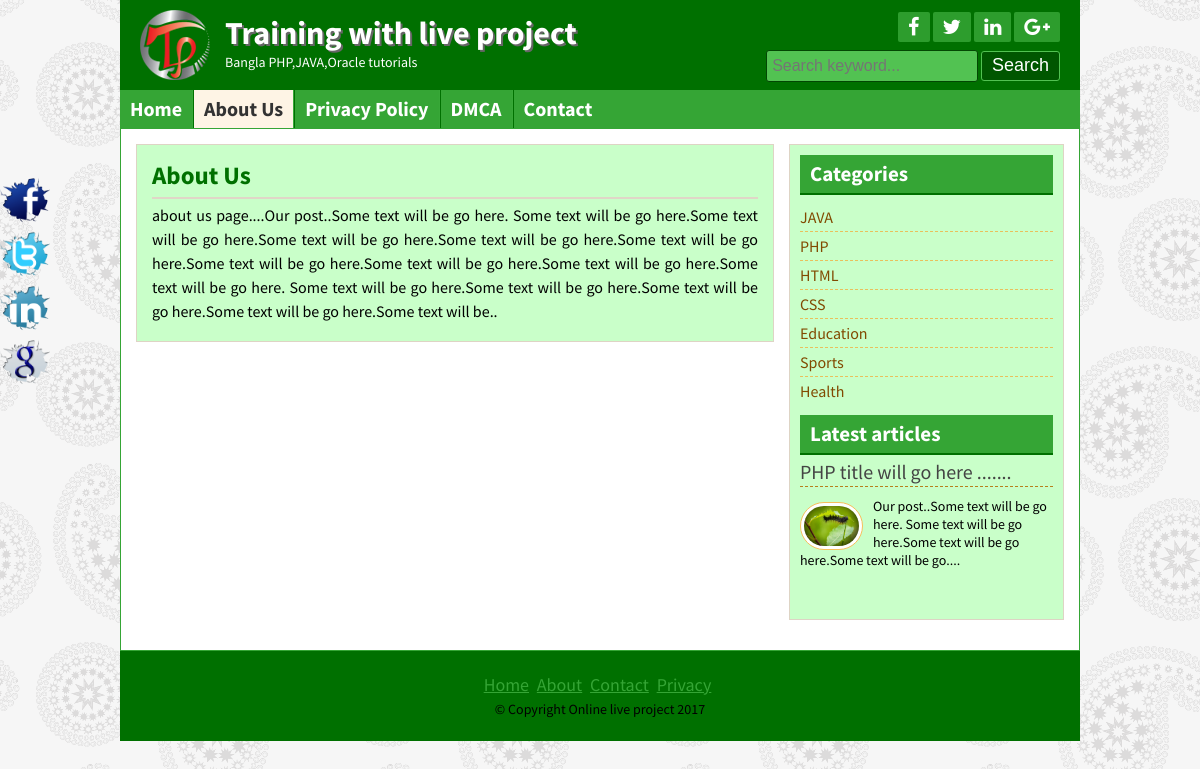
Page /page.php?pageid=1 on the committed database.
### tables this page shows
CREATE TABLE IF NOT EXISTS `tittle_slogan` (
  `id` int(11) NOT NULL AUTO_INCREMENT,
  `title` varchar(255) NOT NULL,
  `slogan` varchar(255) NOT NULL,
  `logo` varchar(255) NOT NULL,
  PRIMARY KEY (`id`)
);

CREATE TABLE IF NOT EXISTS `tbl_social` (
  `id` int(11) NOT NULL AUTO_INCREMENT,
  `fb` varchar(255) NOT NULL,
  `tw` varchar(255) NOT NULL,
  `ln` varchar(255) NOT NULL,
  `gp` varchar(255) NOT NULL,
  PRIMARY KEY (`id`)
);

CREATE TABLE IF NOT EXISTS `tbl_page` (
  `id` int(11) NOT NULL AUTO_INCREMENT,
  `name` varchar(255) NOT NULL,
  `body` text NOT NULL,
  PRIMARY KEY (`id`)
);

CREATE TABLE IF NOT EXISTS `tbl_category` (
  `id` int(11) NOT NULL AUTO_INCREMENT,
  `name` varchar(50) NOT NULL,
  PRIMARY KEY (`id`)
);

CREATE TABLE IF NOT EXISTS `tbl_post` (
  `id` int(11) NOT NULL AUTO_INCREMENT,
  `cat` int(11) NOT NULL,
  `title` varchar(255) NOT NULL,
  `body` text NOT NULL,
  `image` varchar(255) NOT NULL,
  `author` varchar(50) NOT NULL,
  `tags` varchar(255) NOT NULL,
  `date` timestamp NOT NULL DEFAULT CURRENT_TIMESTAMP,
  `userid` int(11) NOT NULL,
  PRIMARY KEY (`id`)
);

CREATE TABLE IF NOT EXISTS `tbl_footer` (
  `id` int(11) NOT NULL AUTO_INCREMENT,
  `note` varchar(255) NOT NULL,
  PRIMARY KEY (`id`)
);

### lib/Database.php (called while the page is built, shortened)
<?php
Class Database{
	public $host   = DB_HOST;
	public $user   = DB_USER;
	public $pass   = DB_PASS;
	public $dbname = DB_NAME;
	public $link;
	private function connectDB(){
	$this->link = new mysqli($this->host, $this->user, $this->pass, $this->dbname);
 }
	public function select($query){
		$result = $this->link->query($query) or die($this->link->error.__LINE__);
		if($result->num_rows > 0){
			return $result;
		} else {
			return false;
		}
	}
}

### helpers/Format.php (called while the page is built, shortened)
<?php
 class Format{
   public function textShorten($text,$limit=400){
    $text=$text."";
    $text=substr($text,0,$limit);
    $text=substr($text,0,strrpos($text, ' '));
    $text=$text."....";
    return $text;
   }
 }
?>

### page.php (the view)
<?php include "inc/header.php"; ?>
 <?php
         $pageid=mysqli_real_escape_string($db->link,$_GET['pageid']);
         if (!isset($pageid) || $pageid==NULL ) {
  	     header("Location:404.php");
         }else{
            $id=$pageid;
         }
   ?>
                 <?php
                      $query="select * from tbl_page where id='$id'";
                      $pages=$db->select($query);
                      if ($pages) {
                        while ($result=$pages->fetch_assoc()) {
                  ?>
	<div class="contentsection contemplete clear">
		<div class="maincontent clear">
			<div class="about">
				<h2><?php echo $result['name']; ?></h2>
				<?php echo $result['body']; ?>
	</div>
		</div>
 <?php } } else{header("Location:404.php");} ?>
 <?php include "inc/sidebar.php"; ?>
 <?php include "inc/footer.php"; ?>

### inc/header.php (shortened to what this page needs)
<?php include "lib/Database.php"; ?>
<?php include "helpers/Format.php"; ?>
<?php
  $db=new Database();
  $fm=new Format() ;
?>
<!DOCTYPE html>
<html>
<head>
	<?php include 'scripts/css.php'; ?>
</head>
<body>
	<div class="headersection templete clear">
		<a href="index.php">
			<div class="logo">
				 <?php
                  $query="select * from tittle_slogan where id='1'";
                  $blog_title=$db->select($query);
                  if ($blog_title) {
                    while ($result=$blog_title->fetch_assoc()) {
                 ?>
				<img src="admin/<?php echo $result['logo'];?>" alt="Logo"/>
				<h2><?php echo $result['title'];?></h2>
				<p><?php echo $result['slogan'];?></p>
				<?php } } ?>
			</div>
		</a>
		<div class="social clear">
			<div class="icon clear">
				<?php
                  $query="select * from tbl_social where id='1'";
                  $socialmedia=$db->select($query);
                  if ($socialmedia) {
                    while ($result=$socialmedia->fetch_assoc()) {
             ?>
				<a href="<?php echo $result['fb'];?>" target="_blank"><i class="fa fa-facebook"></i></a>
				<a href="<?php echo $result['tw'];?>" target="_blank"><i class="fa fa-twitter"></i></a>
				<a href="<?php echo $result['ln'];?>" target="_blank"><i class="fa fa-linkedin"></i></a>
				<a href="<?php echo $result['gp'];?>" target="_blank"><i class="fa fa-google-plus"></i></a>
				<?php } } ?>
			</div>
			<div class="searchbtn clear">
			<form action="search.php" method="get">
				<input type="text" name="search" placeholder="Search keyword..."/>
				<input type="submit" name="submit" value="Search"/>
			</form>
			</div>
		</div>
	</div>
<div class="navsection templete">
	<?php
      $path=$_SERVER['SCRIPT_FILENAME'];
      $currentpage=basename($path, '.php');
	?>
	<ul>
		<li><a
             <?php
                 if ($currentpage=='index') {
             	       echo 'id="active"';
                 }
              ?>
			href="index.php">Home</a></li>
                 <?php
                      $query="select * from tbl_page";
                      $pages=$db->select($query);
                      if ($pages) {
                        while ($result=$pages->fetch_assoc()) {
                 ?>
                   <li><a
                     <?php if (isset($_GET['pageid']) && $_GET['pageid']==$result['id'] ){
             	       echo 'id="active"';
                     }
                     ?>
                   	href="page.php?pageid=<?php echo $result['id']; ?>"><?php echo $result['name']; ?></a> </li>
                  <?php } } ?>
              <li><a
                  <?php
                 if ($currentpage=='contact_us') {
             	       echo 'id="active"';
                 }
              ?>
              	href="contact_us.php">Contact</a></li>
	</ul>
</div>

### inc/sidebar.php
<div class="sidebar clear">
	<div class="samesidebar clear">
		<h2>Categories</h2>
			<ul>
				<?php
                        $query="select * from tbl_category";
                         $category=$db->select( $query);
                          if($category){
           	          while ($result=$category->fetch_assoc()) {
		        ?>
				<li><a href="posts.php?category=<?php echo $result['id']; ?> "><?php echo $result['name']; ?></a></li>
				<?php } } else{ ?>
				<li> No Category One</li>
				<?php } ?>
			</ul>
	</div>
	<div class="samesidebar clear">
		<h2>Latest articles</h2>
		<?php
                 $query="select * from tbl_post limit 5";
                   $post=$db->select( $query);
                    if($post){
           	     while ($result=$post->fetch_assoc()) {
		 ?>
			<div class="popular clear">
				<h3><a href="post.php?id=<?php echo $result['id'];?>"><?php echo $result['title'];?></a></h3>
				<a href="#"><img src="admin/<?php echo $result['image'];?>" alt="post image"/></a>
				<?php echo $fm->textShorten($result['body'],120);?>
			</div>
			  <?php }  } else{header("Location:404.php");} ?>
	</div>
</div>

### inc/footer.php (shortened to what this page needs)
</div>
	<div class="footersection templete clear">
	  <div class="footermenu clear">
		<ul>
			<li><a href="#">Home</a></li>
			<li><a href="#">About</a></li>
			<li><a href="#">Contact</a></li>
			<li><a href="#">Privacy</a></li>
		</ul>
	  </div>
	   <?php
	                  $query="select * from tbl_footer where id='1'";
	                  $footernote=$db->select($query);
	                  if ($footernote) {
	                    while ($result=$footernote->fetch_assoc()) {
        ?>
	  <p>&copy; <?php echo $result['note']; ?> <?php echo date('Y');?></p>
	  <?php } } ?>
	</div>
	<div class="fixedicon clear">
		<?php
                  $query="select * from tbl_social where id='1'";
                  $socialmedia=$db->select($query);
                  if ($socialmedia) {
                    while ($result=$socialmedia->fetch_assoc()) {
             ?>
		<a href="<?php echo $result['fb'];?>" target="_blank"> <img src="images/fb.png" alt="Facebook"/></a>
		<a href="<?php echo $result['tw'];?>" target="_blank"> <img src="images/tw.png" alt="Twitter"/></a>
		<a href="<?php echo $result['ln'];?>" target="_blank"> <img src="images/in.png" alt="LinkedIn"/></a>
		<a href="<?php echo $result['gp'];?>" target="_blank"> <img src="images/gl.png" alt="GooglePlus"/></a>
		<?php } }?>
	</div>
</body>
</html>

### style.css (style rules this page uses)
* { margin:0;padding:0;outline:0 }
body { font-family: 'Source Sans Pro', sans-serif;font-size:14px;line-height:18px;color:#000;background:url(images/bg.png)repeat fixed 0 0 #fff; }
.templete { width:960px;margin:0 auto; }
.contemplete { margin: 0 auto; width: 928px; }
.clear { overflow:hidden; }
input[type="text"], input[type="email"] { border: 1px solid #cfc5b6; border-radius: 3px; margin-bottom: 5px; padding: 5px; width: 300px; }
input[type="submit"] { background: #b7801c none repeat scroll 0 0; border: 1px solid #e6af4b; color: #fff; cursor: pointer; font-size: 20px; padding: 1px 10px; }
.headersection { background: #ca932f none repeat scroll 0 0; color: #fff; }
.logo { float: left; width: 580px; }
.logo img { float: left; margin-right: 15px; padding-bottom: 10px; padding-left: 20px; padding-top: 10px; width: 70px; }
.logo h2 { color: #fff; font-size: 32px; margin-bottom: 11px; margin-top: 24px; text-shadow: 2px 2px 0 #666; }
.logo p { color:#fff; }
.social { float: right; margin-right: 20px; margin-top: 12px; text-align: right; width: 360px; }
.icon { float: right; }
.icon a { background: #a56e0a none repeat scroll 0 0; border-radius: 2px; color: #fff; display: block; float: left; font-size: 20px; margin-left: 3px; padding: 5px 10px; }
.searchbtn { float: right; margin-top: 8px; }
.searchbtn input[type="text"] { border: 1px solid #A56E0A; width: 200px; background: #FFE07C; font-size: 16px; height: 20px; }
.searchbtn input[type="submit"] { border: 1px solid #9d6602; border-radius: 3px; font-size: 18px; height: 30px; padding-left: 10px; padding-right: 10px; padding-top: 0; cursor: pointer; }
.navsection { background: none repeat scroll 0 0 #e6af4b; min-height: 38px; }
.navsection ul { margin:0;padding:0;list-style:none; }
.navsection ul li { border-left: 1px solid #fdc662; border-right: 1px solid #c18a26; display: block; float: left; position:relative; }
.navsection ul li:first-child { border-left: 0px solid #fdc662; }
.navsection ul li:last-child { border-right: 0px solid #c18a26; }
.navsection ul li a { color: #fff; display: block; font-size: 20px; font-weight: bold; padding: 10px; text-decoration: none; }
.navsection ul li a:hover, #active { background:#FEF4E5;color:#333; }
.contentsection { background: #ffffff none repeat scroll 0 0; border: 1px solid #ca932f; padding: 15px; }
.maincontent { background: #fef4e5 none repeat scroll 0 0; border: 1px solid #ded4c5; float: left; margin: 0 15px 15px 0; padding: 8px 15px; width: 606px; }
.about { font-size: 16px; line-height: 24px; text-align: justify; }
.about p { font-size: 16px; line-height: 24px; margin-bottom: 10px; text-align: justify; }
.samepost h2, .about h2 { border-bottom: 2px solid #e0d6c7; color: #ac7511; font-size: 25px; margin-bottom: 4px; padding: 10px 10px 10px 0; }
.sidebar { background: #fef4e5 none repeat scroll 0 0; border: 1px solid #ded4c5; float: right; margin-bottom: 15px; margin-top: 0; padding: 10px; width: 253px; }
.samesidebar { margin-bottom: 10px; }
.samesidebar h2 { background: #e6af4b none repeat scroll 0 0; border-bottom: 2px solid #b7801c; color: #333; margin-bottom: 8px; padding: 10px; }
.samesidebar ul { padding:0;margin:0;list-style:none; }
.samesidebar ul li { border-bottom: 1px dashed #e9c05c; font-size: 16px; padding: 5px 8px 5px 0; }
.samesidebar ul li:last-child { border-bottom: 0px dashed #e9c05c; }
.samesidebar ul li a { color: #814a00; text-decoration: none; }
.samesidebar p { margin-bottom: 10px; }
.popular { margin-bottom: 20px; }
.popular h3 { border-bottom: 1px dashed #b7801c; font-size: 20px; font-weight: normal; margin-bottom: 10px; padding-bottom: 5px; }
.popular h3 a { text-decoration:none;color:#444 }
.popular img { background: #fff none repeat scroll 0 0; border: 1px solid #f6bf5b; border-radius: 30px; float: left; height: 40px; margin-right: 10px; margin-top: 5px; padding: 3px; width: 55px; }
.footersection { height:90px;background:#B7801C;text-align:center }
.footermenu { margin-top: 25px; margin-bottom: 5px; }
.footermenu ul { padding:0;margin:0;list-style:none;text-align:center; }
.footermenu ul li { display:inline-block; }
.footermenu ul li a { color: #E6AF4B; font-size: 18px; margin-right: 5px; }
.fixedicon { left: 0; position: fixed; top: 175px; width: 60px; }
.fixedicon img { width: 50px; }

### rows in the picture
tittle_slogan: logo (picture), title "Training with live project", slogan "Bangla PHP,JAVA,Oracle tutorials"
tbl_page: name "About Us", body "about us page....Our post..Some text will be go here. Some text will be go here.Some text will be go here.Some text will be go here.Some text will be go here.Some text will be go here.Some text will be go here.Some text will be go here.Some text will be go here.Some text will be go here. Some text will be go here.Some text will be go here.Some text will be go here.Some text will be go here.Some text will be.."
tbl_page: name "Privacy Policy"
tbl_page: name "DMCA"
tbl_category: name "JAVA"
tbl_category: name "PHP"
tbl_category: name "HTML"
tbl_category: name "CSS"
tbl_category: name "Education"
tbl_category: name "Sports"
tbl_category: name "Health"
tbl_post: title "PHP title will go here .......", image (picture), body "Our post..Some text will be go here. Some text will be go here.Some text will be go here.Some text will be go...."
tbl_footer: note "Copyright Online live project"
